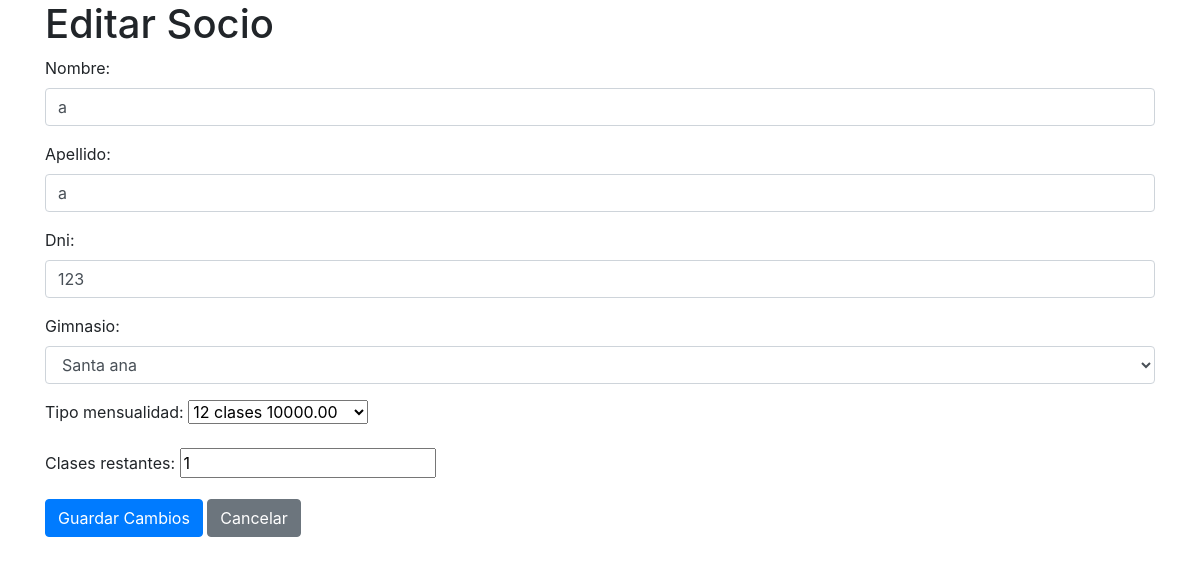
The app's page /socios/editar/22/, older data.
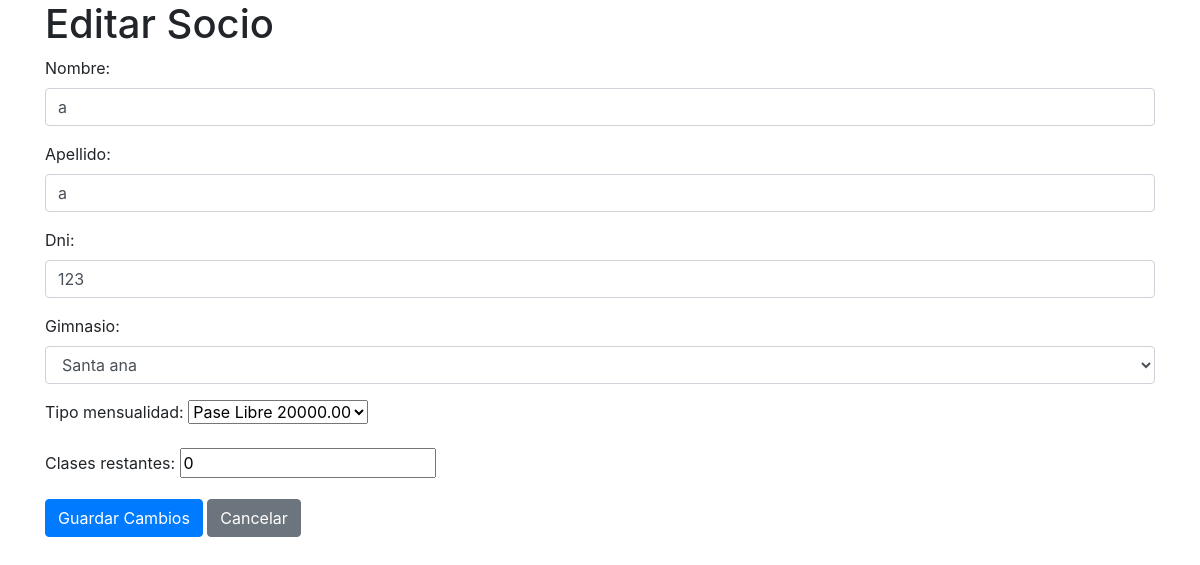
The same page, newer data.
### gimnasio/models.py (models this page shows, shortened)
class Socio(models.Model):
    usuario = models.ForeignKey(Usuario, on_delete=models.CASCADE)  # Enlace a la tabla de usuarios
    nombre = models.CharField(max_length=255)
    apellido = models.CharField(max_length=255)
    dni = models.CharField(max_length=20)  # Asumiendo que el DNI es una cadena
    gimnasio = models.ForeignKey(Gimnasio, on_delete=models.CASCADE, related_name="socios",default=None)
    tipo_mensualidad = models.ForeignKey('TipoMensualidad', on_delete=models.SET_NULL, null=True, blank=True) # Relación con TipoMensualidad
    clases_restantes = models.IntegerField(default=0)
    fecha_vencimiento = models.DateField(null=True, blank=True) # Nuevo Campo
    class Meta:
        db_table = 'Socios'
        verbose_name = 'Socio'
        verbose_name_plural = 'Socios'

### gimnasio/views.py (the view)
# urls.py: path('socios/editar/<int:pk>/', views.editar_socio, name='editar_socio'),
def editar_socio(request, pk):
    socio = get_object_or_404(Socio, pk=pk)
    if request.method == 'POST':
        form = SocioForm(request.POST, instance=socio)
        if form.is_valid():
            form.save()
            return redirect('lista_socios')
    else:
        form = SocioForm(instance=socio)
    return render(request, 'editar_socio.html', {'form': form, 'socio': socio})

### gimnasio/forms.py
class SocioForm(forms.ModelForm):
    gimnasio = forms.ModelChoiceField(queryset=Gimnasio.objects.all(), empty_label="Seleccione un Gimnasio",widget=forms.Select(attrs={'class': 'form-control'}))
    class Meta:
        model = Socio
        fields = ['nombre', 'apellido', 'dni','gimnasio', 'tipo_mensualidad', 'clases_restantes']  # Eliminamos el campo usuario
        widgets = {
            'nombre': forms.TextInput(attrs={'class': 'form-control'}),
            'apellido': forms.TextInput(attrs={'class': 'form-control'}),
            'dni': forms.TextInput(attrs={'class': 'form-control'}),
        }

### gimnasio/models.py (called while the page is built)
    def __str__(self):
        return '%s %s  '%(self.tipo,self.precio)

    def __str__(self):
        return '%s  '%(self.direccion)

### gimnasio/templates/editar_socio.html (shortened to what this page needs)
<!DOCTYPE html>
<html lang="es">
<head>
    <link rel="stylesheet" href="https://stackpath.bootstrapcdn.com/bootstrap/4.5.2/css/bootstrap.min.css">
</head>
<body>
    <div class="container">
        <h1>Editar Socio</h1>
        <form method="post">
            {{ form.as_p }}
            <button type="submit" class="btn btn-primary">Guardar Cambios</button>
             <a href="{% url 'lista_socios' %}" class="btn btn-secondary">Cancelar</a>
        </form>
    </div>
</body>
</html>

Row changes from the older to the newer data that the page shows:
changed Socio "Santa ana": tipo_mensualidad "12 clases 10000.00" → "Pase Libre 20000.00"; clases_restantes "1" → "0"
